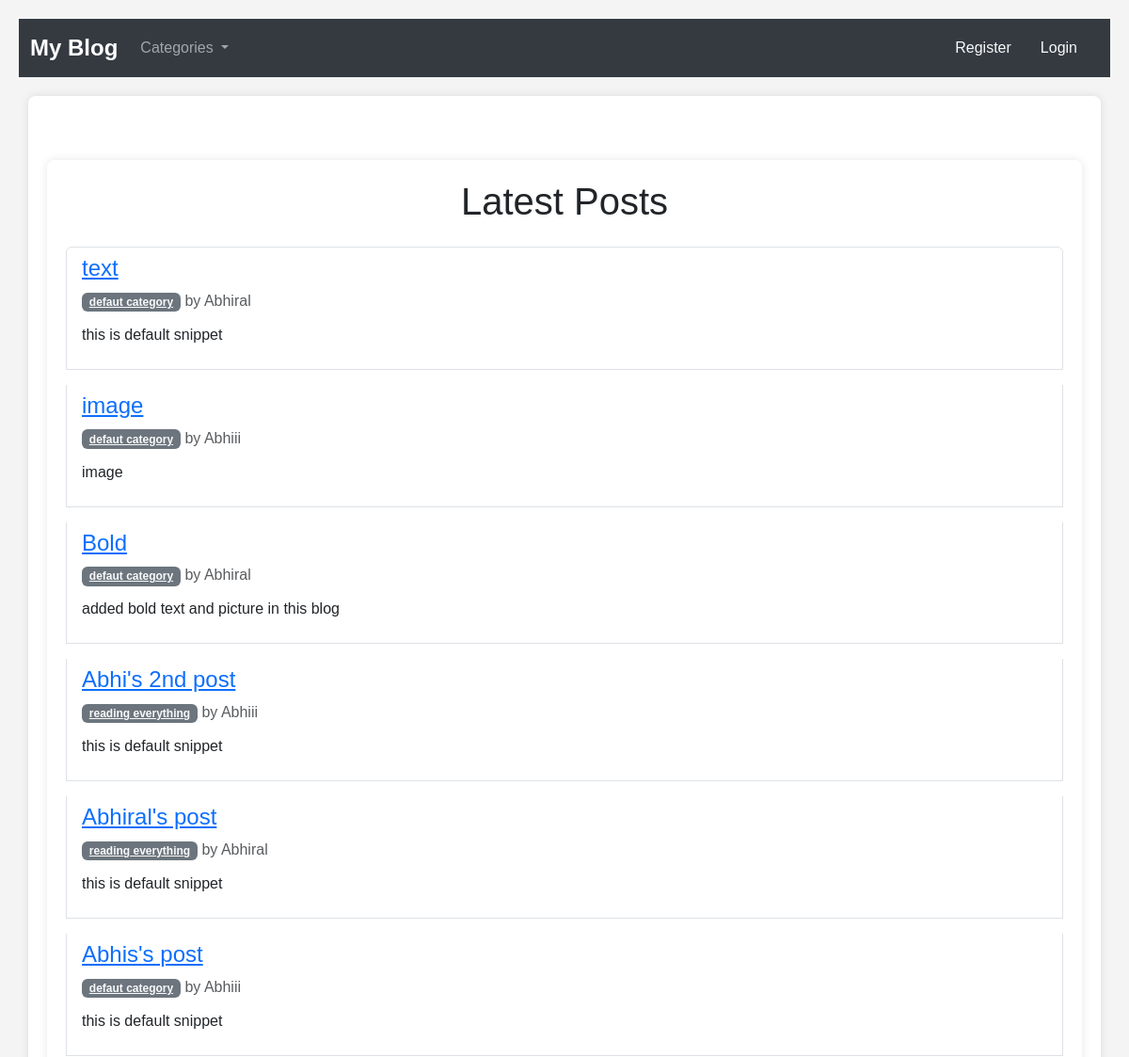
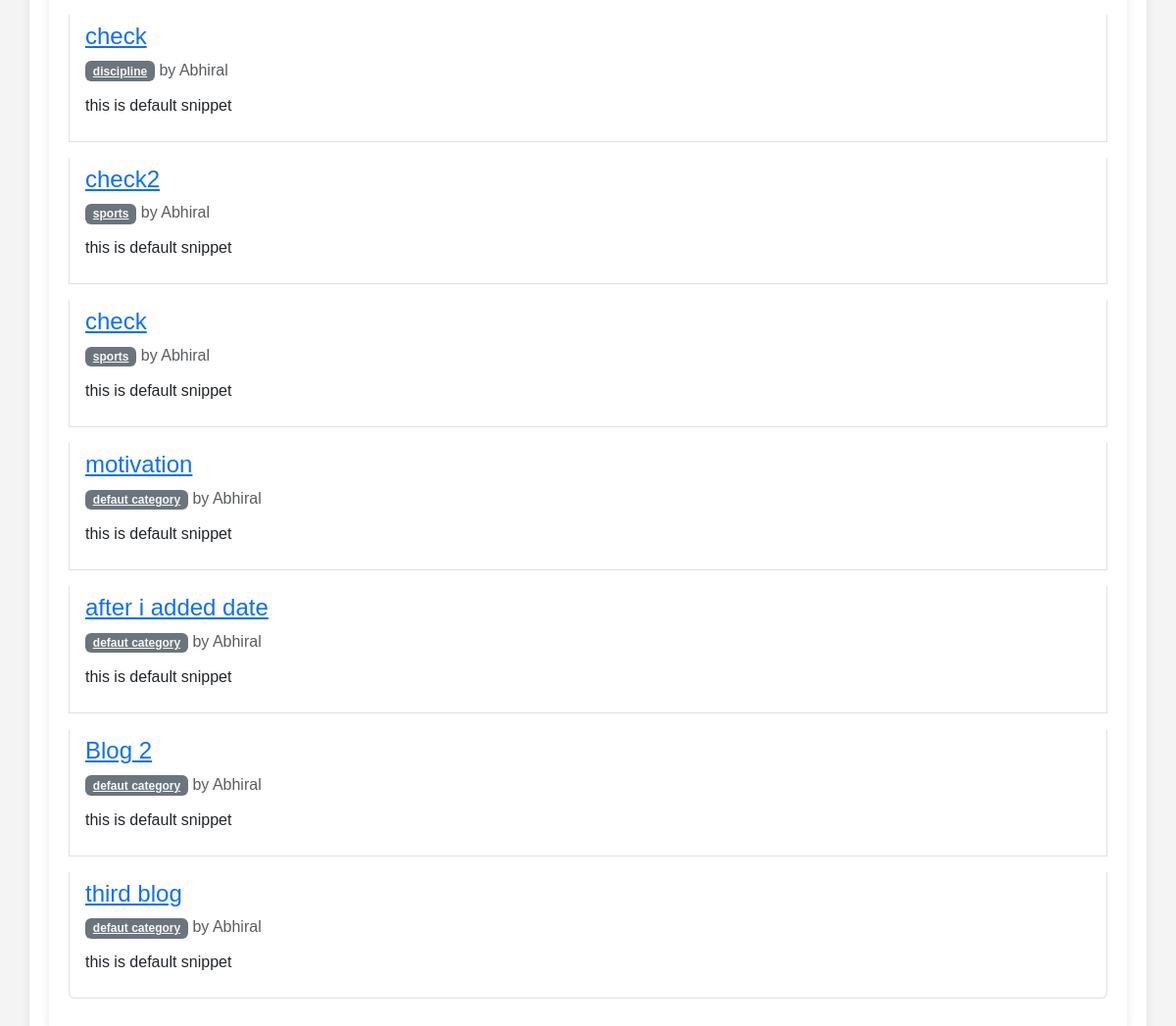
The app's page /, older data (2 pictures, top to bottom).
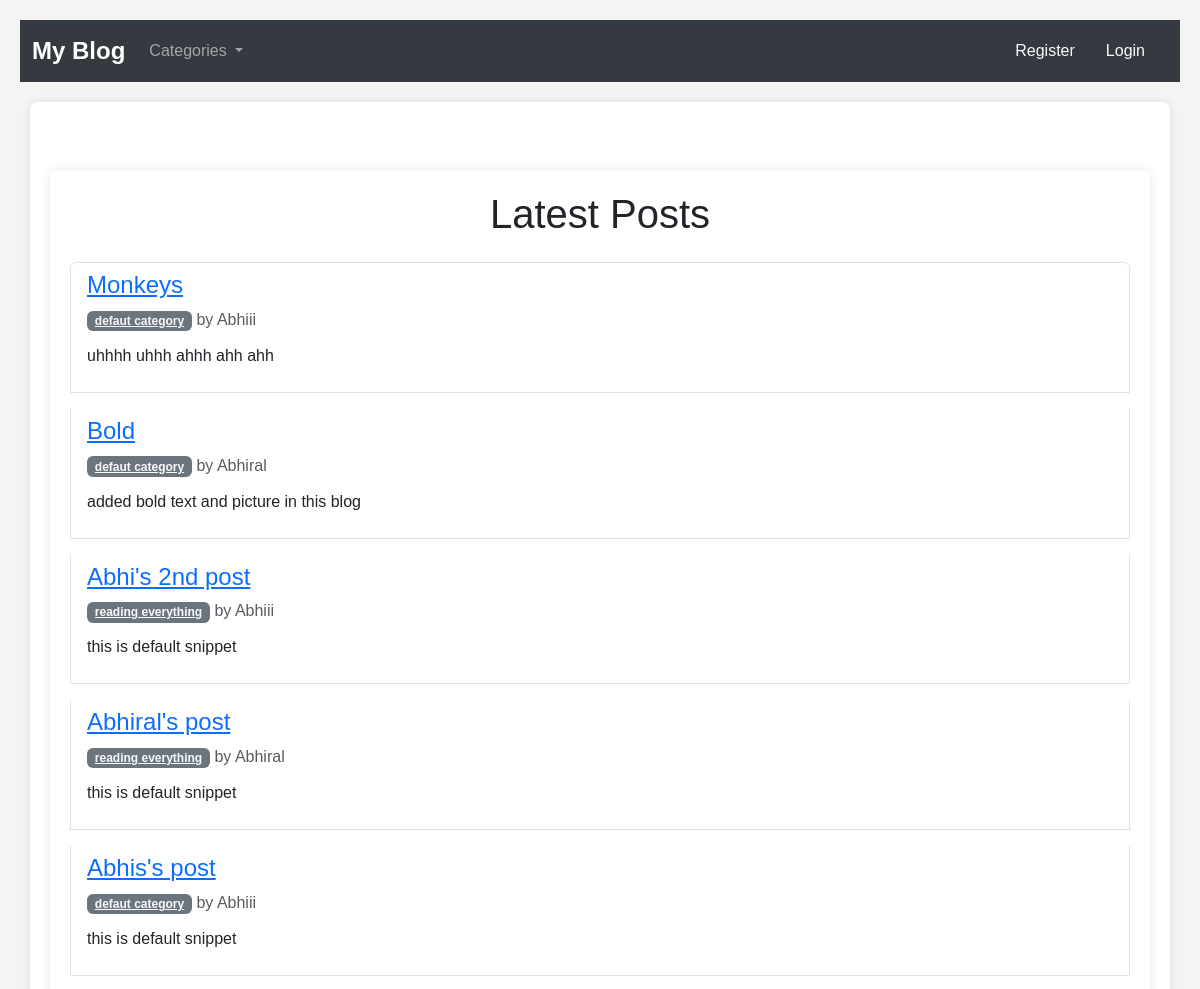
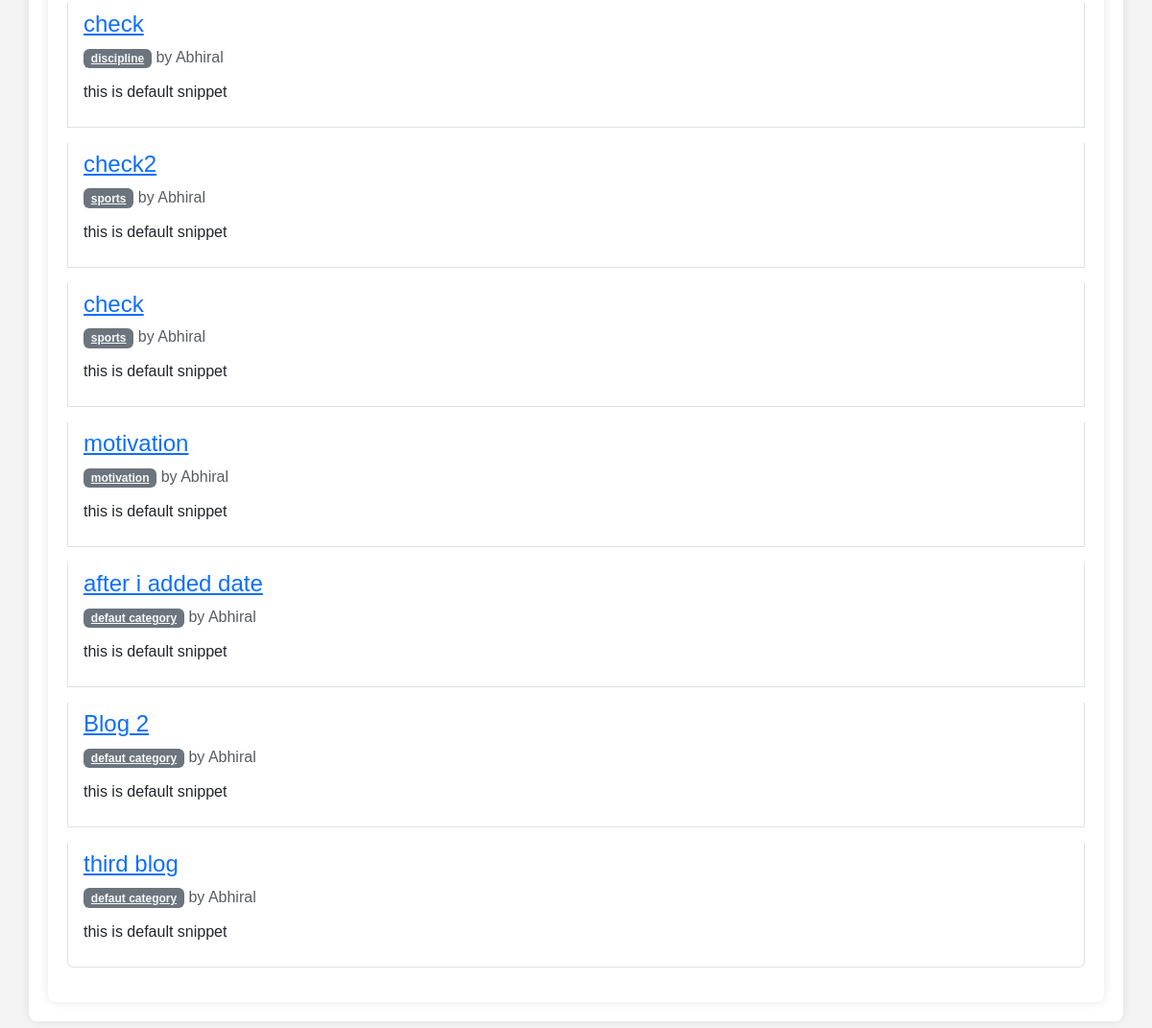
The same page, newer data (2 pictures, top to bottom).
### theblog/models.py (models this page shows, shortened)
class Post(models.Model):
    title = models.CharField(max_length=255)
    header_image = models.ImageField(null=True,blank=True,upload_to="images/")
    author = models.ForeignKey(User, on_delete=models.CASCADE)
    category = models.CharField(max_length=255,default="defaut category")
    body = RichTextField(blank=True,null=True)
    snippet = models.CharField(max_length=255,default="this is default snippet")
    post_date = models.DateTimeField(auto_now_add=True)
    likes = models.ManyToManyField(User,related_name='blog_posts')

### theblog/views.py (the view)
# urls.py: path('',HomeView.as_view(), name="home"),
class HomeView(ListView):
    model = Post
    template_name = 'home.html'
    ordering = ['-post_date']
    def get_context_data(self, *args,**kwargs) :
        cat_menu = Category.objects.all()
        context = super().get_context_data(*args,**kwargs)
        context["cat_menu"] = cat_menu
        return context

### theblog/models.py (called while the page is built)
    def __str__(self):
        return self.name

### theblog/templates/home.html (shortened to what this page needs)
{% extends "base.html" %}
{% block content %}
<div class="container mt-5">
    <h1 class="text-center mb-4">Latest Posts</h1>
    <ul class="list-group">
        {% for post in object_list %}
        <li class="list-group-item mb-3">
            <div class="d-flex justify-content-between align-items-center">
                <div>
                    <h4>
                        <a href="{% url 'article-detail' post.pk %}" class="text-primary">{{ post.title }}</a>
                    </h4>
                    <p class="mb-1">
                        <a href="{% url 'category' post.category|slugify %}" class="badge bg-secondary text-light">
                            {{ post.category }}
                        </a>
                        <span class="text-muted">by {{ post.author.username }}</span>
                    </p>
                </div>
            </div>
            <p class="mt-2">{{ post.snippet }}</p>
        </li>
        {% endfor %}
    </ul>
</div>
{% endblock content %}

### theblog/templates/base.html (shortened to what this page needs)
<!doctype html>
<html lang="en">
  <head>
    <link href="https://cdn.jsdelivr.net/npm/bootstrap@5.3.3/dist/css/bootstrap.min.css" rel="stylesheet">
  </head>
  <body>
    <nav class="navbar navbar-expand-lg navbar-dark">
      <div class="container-fluid">
        <a class="navbar-brand" href="{% url 'home' %}">My Blog</a>
        <div class="collapse navbar-collapse" id="navbarSupportedContent">
          <ul class="navbar-nav me-auto mb-2 mb-lg-0">
            <li class="nav-item dropdown">
              <a class="nav-link dropdown-toggle" href="#" id="navbarDropdown" role="button" data-bs-toggle="dropdown" aria-expanded="false">
                Categories
              </a>
            </li>
          </ul>
          <ul class="navbar-nav ms-auto mb-2 mb-lg-0">
            {% if user.is_authenticated %}
              <li class="nav-item">
                <a class="nav-link text-light" href="{% url 'add_post' %}">Add Post</a>
              </li>
              <li class="nav-item">
                <a class="nav-link text-light" href="{% url 'add_category' %}">Add Category</a>
              </li>
              <li class="nav-item">
                <form method="POST" action="{% url 'logout' %}" style="display:inline;">
                  {% csrf_token %}
                  <button type="submit" class="btn btn-link nav-link">Logout</button>
                </form>
              </li>
            {% else %}
              <li class="nav-item">
                <a class="nav-link text-light" href="{% url 'register' %}">Register</a>
              </li>
              <li class="nav-item">
                <a class="nav-link text-light" href="{% url 'login' %}">Login</a>
              </li>
            {% endif %}
          </ul>
        </div>
      </div>
    </nav>
    <div class="container">
      {% block content %}
      {% endblock content %}
    </div>
  </body>
</html>

### theblog/templates/base.html (style rules this page uses)
body { padding: 20px; font-family: Arial, sans-serif; background-color: #f4f4f4; margin: 0; }
.navbar { background-color: #343a40; }
.navbar-brand { font-weight: bold; font-size: 1.5rem; }
.navbar-nav .nav-link { margin-right: 15px; }
.container { margin-top: 20px; background-color: white; padding: 20px; border-radius: 8px; box-shadow: 0 0 10px rgba(0, 0, 0, 0.1); }

Row changes from the older to the newer data that the page shows:
removed Post: title "text", category "defaut category", author.username "Abhiral", snippet "this is default snippet"
changed Post: title "image" → "Monkeys"; snippet "image" → "uhhhh uhhh ahhh ahh ahh"
changed Post "motivation": category "defaut category" → "motivation"
